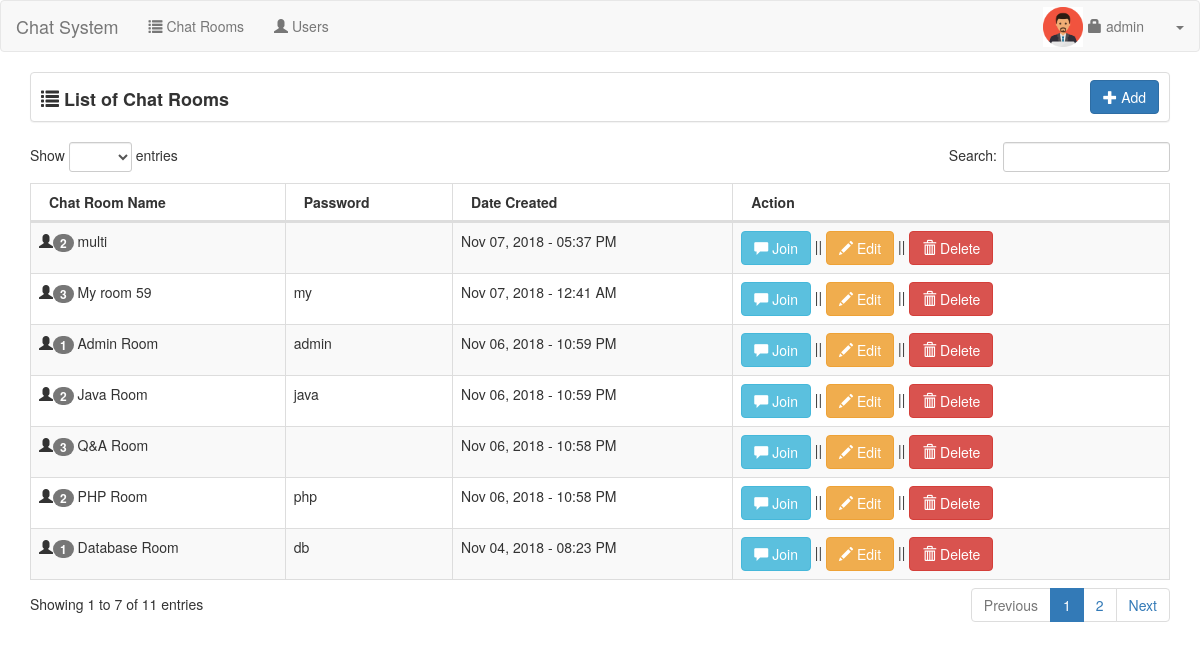
The page /admin/ (signed in) on the database its author committed.
### tables this page shows
CREATE TABLE `user` (
  `userid` int(11) NOT NULL,
  `username` varchar(30) NOT NULL,
  `password` varchar(150) DEFAULT NULL,
  `uname` varchar(60) NOT NULL,
  `photo` varchar(200) NOT NULL,
  `access` int(1) NOT NULL
);

CREATE TABLE `chatroom` (
  `chatroomid` int(11) NOT NULL,
  `chat_name` varchar(60) NOT NULL,
  `date_created` datetime NOT NULL,
  `chat_password` varchar(30) NOT NULL,
  `userid` int(11) NOT NULL
);

### admin/session.php (called while the page is built, shortened)
<?php
	include('../conn.php');
	$sq=mysqli_query($conn,"select * from `user` where userid='".$_SESSION['id']."'");
	$srow=mysqli_fetch_array($sq);
	$user=$srow['username'];
?>

### admin/chatlist.php (the view, shortened to what this page needs)
<div class="col-lg-12">
    <div class="panel panel-default" style="height:50px;">
		<span style="font-size:18px; margin-left:10px; position:relative; top:13px;"><strong><span class="glyphicon glyphicon-list"></span> List of Chat Rooms</strong></span>
		<div class="pull-right" style="margin-right:10px; margin-top:7px;">
			<a href="#add_chatroom" data-toggle="modal" class="btn btn-primary"><span class="glyphicon glyphicon-plus"></span> Add</a>
		</div>
	</div>
	<table width="100%" class="table table-striped table-bordered table-hover" id="chatRoom">
        <thead>
            <tr>
                <th>Chat Room Name</th>
                <th>Password</th>
				<th>Date Created</th>
				<th>Action</th>
			</tr>
		</thead>
		<tbody>
		<?php
			$query=mysqli_query($conn,"select * from chatroom order by date_created desc");
			while($row=mysqli_fetch_array($query)){
				$num=mysqli_query($conn,"select * from chat_member where chatroomid='".$row['chatroomid']."'");
			?>
			<tr>
				<td><span class="glyphicon glyphicon-user"></span><span class="badge"><?php echo mysqli_num_rows($num); ?></span> <?php echo $row['chat_name']; ?></td>
				<td><input type="hidden" id="pass<?php echo $row['chatroomid']; ?>" value="<?php echo $row['chat_password']; ?>"><?php echo $row['chat_password']; ?></td>
				<td><?php echo date('M d, Y - h:i A', strtotime($row['date_created'])); ?></td>
				<td><a href="chatroom.php?id=<?php echo $row['chatroomid']; ?>" class="btn btn-info"><span class="glyphicon glyphicon-comment"></span> Join</a> ||
					<button class="btn btn-warning edit" value="<?php echo $row['chatroomid']; ?>"><span class="glyphicon glyphicon-pencil"></span> Edit</button> ||
					<button class="btn btn-danger delete" value="<?php echo $row['chatroomid']; ?>"><span class="glyphicon glyphicon-trash"></span> Delete</button>
				</td>
			</tr>
			<?php
			}
		?>
        </tbody>
    </table>
</div>

### admin/header.php (shortened to what this page needs)
<!DOCTYPE html>
<html>
<head>
	<link rel="stylesheet" href="https://maxcdn.bootstrapcdn.com/bootstrap/3.3.6/css/bootstrap.min.css" />
	<link href="../css/dataTables.bootstrap.css" rel="stylesheet">
	<link href="../css/dataTables.responsive.css" rel="stylesheet">
</head>

### admin/index.php (shortened to what this page needs)
<?php include('session.php'); ?>
<?php include('header.php'); ?>
<body>
<?php include('navbar.php'); ?>
<div class="container">
	<div class="row">
		<?php include('chatlist.php'); ?>
	</div>
</div>
</body>
</html>

### admin/navbar.php (shortened to what this page needs)
<nav class="navbar navbar-default">
    <div class="container-fluid">
		<div class="navbar-header">
			<a class="navbar-brand" href="#">Chat System</a>
		</div>
		<ul class="nav navbar-nav">
			<li><a href="index.php"><span class="glyphicon glyphicon-list"></span> Chat Rooms</a></li>
			<li><a href="user.php"><span class="glyphicon glyphicon-user"></span> Users</a></li>
		</ul>
		<ul class="nav navbar-nav navbar-right">
		<li><img src="../<?php if(empty($srow['photo'])){echo "upload/profile.jpg";}else{echo $srow['photo'];} ?>" style="height:40px; width:40px; position:relative; top:6px; left:10px;"></li>
			<li><a href="#account" data-toggle="modal"><span class="glyphicon glyphicon-lock"></span> <?php echo $user; ?></a></li>
			<li class="dropdown">
				<a class="dropdown-toggle" data-toggle="dropdown" href="#"><span class="caret"></span></a>
			</li>
		</ul>
    </div>
</nav>

### rows shown on the page
user: photo (picture), username "admin"
chatroom: mysqli_num_rows($num) "2", chat_name "multi", date_created "Nov 07, 2018 - 05:37 PM", $row['chatroomid'] 22 (drawn)
chatroom: mysqli_num_rows($num) "3", chat_name "My room 59", chat_password "my", date_created "Nov 07, 2018 - 12:41 AM", $row['chatroomid'] 20 (drawn)
chatroom: mysqli_num_rows($num) "1", chat_name "Admin Room", chat_password "admin", date_created "Nov 06, 2018 - 10:59 PM", $row['chatroomid'] 19 (drawn)
chatroom: mysqli_num_rows($num) "2", chat_name "Java Room", chat_password "java", date_created "Nov 06, 2018 - 10:59 PM", $row['chatroomid'] 18 (drawn)
chatroom: mysqli_num_rows($num) "3", chat_name "Q&A Room", date_created "Nov 06, 2018 - 10:58 PM", $row['chatroomid'] 17 (drawn)
chatroom: mysqli_num_rows($num) "2", chat_name "PHP Room", chat_password "php", date_created "Nov 06, 2018 - 10:58 PM", $row['chatroomid'] 16 (drawn)
chatroom: mysqli_num_rows($num) "1", chat_name "Database Room", chat_password "db", date_created "Nov 04, 2018 - 08:23 PM", $row['chatroomid'] 10 (drawn)
